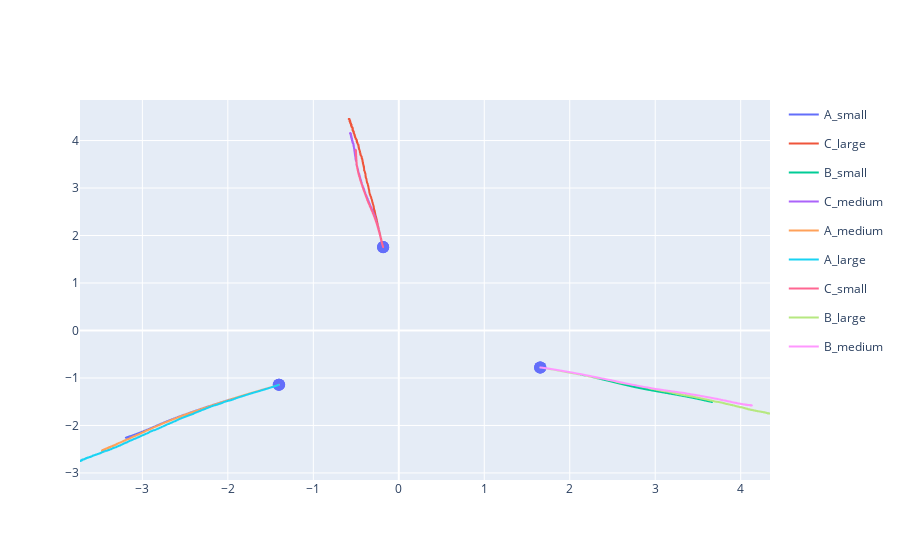

Notebook cell for this chart:
### Code cell
start_id_ind = params_df['step'] == 1

fig_line = px.line(x=X[:, 0], y=X[:, 1], color=params_df['strategy_name'])
fig_line.update_traces(textposition="bottom right")

fig_start = px.scatter(x=X[start_id_ind, 0], y=X[start_id_ind, 1]).update_traces(marker_size=12)

fig_params = go.Figure(data=fig_line.data + fig_start.data)

fig_params.show()

### Figure 1 — Plotly figure (JSON) as saved in the notebook; plotly's stock layout.template omitted (floating-point values rounded to 4 significant figures; data arrays with more than 128 entries replaced by an {"elided": "..."} marker saying what was removed)
{"data": [{"hovertemplate": "color=A_small<br>x=%{x}<br>y=%{y}<extra></extra>", "legendgroup": "A_small", "line": {"color": "#636efa", "dash": "solid"}, "marker": {"symbol": "circle"}, "mode": "lines", "name": "A_small", "showlegend": true, "textposition": "bottom right", "type": "scattergl", "x": {"elided": "525 float values"}, "xaxis": "x", "y": {"elided": "525 float values"}, "yaxis": "y"}, {"hovertemplate": "color=C_large<br>x=%{x}<br>y=%{y}<extra></extra>", "legendgroup": "C_large", "line": {"color": "#EF553B", "dash": "solid"}, "marker": {"symbol": "circle"}, "mode": "lines", "name": "C_large", "showlegend": true, "textposition": "bottom right", "type": "scattergl", "x": {"elided": "590 float values"}, "xaxis": "x", "y": {"elided": "590 float values"}, "yaxis": "y"}, {"hovertemplate": "color=B_small<br>x=%{x}<br>y=%{y}<extra></extra>", "legendgroup": "B_small", "line": {"color": "#00cc96", "dash": "solid"}, "marker": {"symbol": "circle"}, "mode": "lines", "name": "B_small", "showlegend": true, "textposition": "bottom right", "type": "scattergl", "x": {"elided": "525 float values"}, "xaxis": "x", "y": {"elided": "525 float values"}, "yaxis": "y"}, {"hovertemplate": "color=C_medium<br>x=%{x}<br>y=%{y}<extra></extra>", "legendgroup": "C_medium", "line": {"color": "#ab63fa", "dash": "solid"}, "marker": {"symbol": "circle"}, "mode": "lines", "name": "C_medium", "showlegend": true, "textposition": "bottom right", "type": "scattergl", "x": {"elided": "600 float values"}, "xaxis": "x", "y": {"elided": "600 float values"}, "yaxis": "y"}, {"hovertemplate": "color=A_medium<br>x=%{x}<br>y=%{y}<extra></extra>", "legendgroup": "A_medium", "line": {"color": "#FFA15A", "dash": "solid"}, "marker": {"symbol": "circle"}, "mode": "lines", "name": "A_medium", "showlegend": true, "textposition": "bottom right", "type": "scattergl", "x": {"elided": "600 float values"}, "xaxis": "x", "y": {"elided": "600 float values"}, "yaxis": "y"}, {"hovertemplate": "color=A_large<br>x=%{x}<br>y=%{y}<extra></extra>", "legendgroup": "A_large", "line": {"color": "#19d3f3", "dash": "solid"}, "marker": {"symbol": "circle"}, "mode": "lines", "name": "A_large", "showlegend": true, "textposition": "bottom right", "type": "scattergl", "x": {"elided": "590 float values"}, "xaxis": "x", "y": {"elided": "590 float values"}, "yaxis": "y"}, {"hovertemplate": "color=C_small<br>x=%{x}<br>y=%{y}<extra></extra>", "legendgroup": "C_small", "line": {"color": "#FF6692", "dash": "solid"}, "marker": {"symbol": "circle"}, "mode": "lines", "name": "C_small", "showlegend": true, "textposition": "bottom right", "type": "scattergl", "x": {"elided": "525 float values"}, "xaxis": "x", "y": {"elided": "525 float values"}, "yaxis": "y"}, {"hovertemplate": "color=B_large<br>x=%{x}<br>y=%{y}<extra></extra>", "legendgroup": "B_large", "line": {"color": "#B6E880", "dash": "solid"}, "marker": {"symbol": "circle"}, "mode": "lines", "name": "B_large", "showlegend": true, "textposition": "bottom right", "type": "scattergl", "x": {"elided": "590 float values"}, "xaxis": "x", "y": {"elided": "590 float values"}, "yaxis": "y"}, {"hovertemplate": "color=B_medium<br>x=%{x}<br>y=%{y}<extra></extra>", "legendgroup": "B_medium", "line": {"color": "#FF97FF", "dash": "solid"}, "marker": {"symbol": "circle"}, "mode": "lines", "name": "B_medium", "showlegend": true, "textposition": "bottom right", "type": "scattergl", "x": {"elided": "600 float values"}, "xaxis": "x", "y": {"elided": "600 float values"}, "yaxis": "y"}, {"hovertemplate": "x=%{x}<br>y=%{y}<extra></extra>", "legendgroup": "", "marker": {"color": "#636efa", "size": 12, "symbol": "circle"}, "mode": "markers", "name": "", "orientation": "v", "showlegend": false, "type": "scatter", "x": [-1.399, -0.1838, 1.652, -0.1832, -1.402, -1.405, -0.1827, 1.658, 1.655], "xaxis": "x", "y": [-1.14, 1.759, -0.7787, 1.756, -1.142, -1.144, 1.754, -0.7797, -0.7792], "yaxis": "y"}], "layout": {}}
